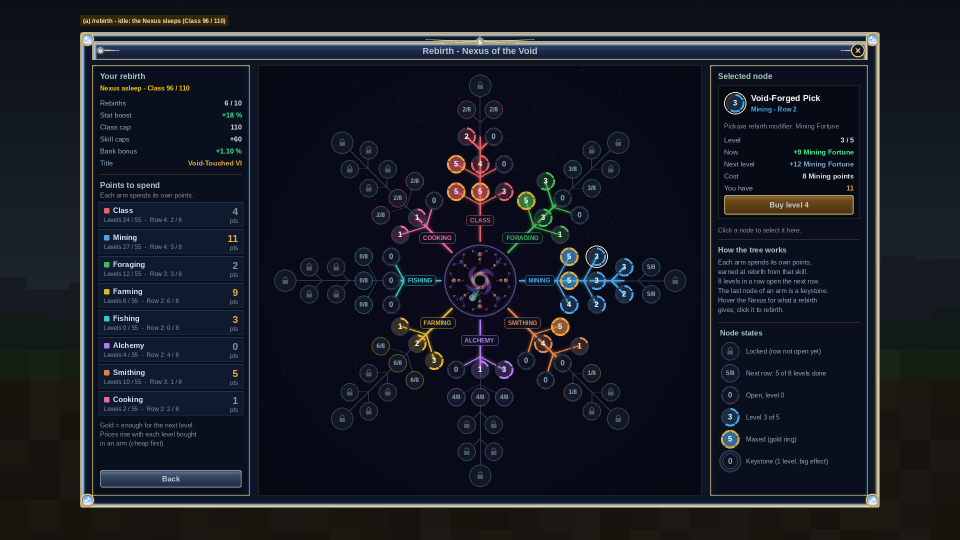
#> input picture research/cloud/rebirth-page-1013/a_idle_1080p.png, 1920 x 1080 px (shown at 1/2 size)
$ python -i make_rebirth.py   (imports and definitions only)
#> lines starting #> are read from the running program, lines starting #| are printed output that depends on the picture
#!/usr/bin/env python3
"""SkyWynn /rebirth page mockups (cloud draft 2026-10-13, paper only - nothing built).

Draws, next to this script (research/cloud/rebirth-page-1013/):
  a_idle_1080p.png            the radial tree page, nobody hovering (Nexus asleep: class not at cap)
  a_layout_annotated_1080p.png the same page with every box, radius and size marked
  b_hover_notmet_1080p.png    hovering the Nexus while a requirement is NOT met
  c_hover_met_1080p.png       hovering the Nexus with every requirement met (Nexus awake)
  d_confirm_1080p.png         after the click: the confirm step (resets / keeps / gains, 3 s count, Not yet / Rebirth)
  e_node_tooltip_1080p.png    hovering a part-levelled node (node tooltip) + a selected node in the side panel
  f_fallback_tabs_1080p.png   FALLBACK if the UI cannot place nodes freely / draw diagonal lines: one tab per arm, a row ladder
  g_check_1366x768.png        the 1366 x 768 fit check of the main page (A scaled, B unscaled)
  h_states_crop.png           1:1 and 2x: Nexus states, node states, confirm button states, plain-text tooltip fallback

Kit: the SKY WINDOW textures (art/ui-kit-sky/Common/UI/Custom/SkyyKit/*@2x.png), 9-sliced exactly like
research/cloud/ui-mockups-1013/make_mockups.py does (that file is imported for nine(), scaled(), world(), button(), the colours and
fonts, so both sets match). The Nexus picture is LOADED AT RENDER TIME from
research/cloud/icons-1013/icons/Skyy_Nexus_Of_The_Void.png, so a re-run picks up a redrawn icon.
Fonts: Liberation Sans stands in for the game's Nunito Sans / Lexend (the game font is a little wider).

Every number in the scenario (levels, points, XP, caps) is a placeholder that follows research/cloud/Rebirth-Research.md.
Deterministic: no clock, seeded randomness only; two runs give the same bytes.
Run: python3 research/cloud/rebirth-page-1013/make_rebirth.py
"""
import importlib.util
import math
import os
import random

from PIL import Image, ImageDraw, ImageFilter

HERE = os.path.dirname(os.path.abspath(__file__))
REPO = os.path.dirname(os.path.dirname(os.path.dirname(HERE)))
_spec = importlib.util.spec_from_file_location(
    "skyy_mockkit", os.path.join(REPO, "research", "cloud", "ui-mockups-1013", "make_mockups.py"))
MK = importlib.util.module_from_spec(_spec)
# [1 line not run here, left out]
# [1 line that did not run here, left out]
# [1 line that did not run here, left out]
NEXUS_PNG = os.path.join(REPO, "research", "cloud", "icons-1013", "icons", "Skyy_Nexus_Of_The_Void.png")

SW, SH = 1920, 1080

# ====================================================================== small drawing helpers
# [32 lines left out: functions T, _paste_clip, R, fit, not called in this run]


def hline(img, x, y, w, color="#E8A93B(0.35)"):
    R(img, (x, y, w, 1), color)


# [45 lines left out: functions tick, cursor, lock_glyph, glow, tag, not called in this run]


# ====================================================================== scenario (placeholders; research/cloud/Rebirth-Research.md)
ARMS = [  # name, colour, B (points formula), run XP / XP-to-cap ratio r, XP to cap (placeholder), unspent points, levels per row
    ("Class", "#e8606a", 12, 1.00, 3_000_000, 4, [[5, 5, 3], [5, 4, 0], [2, 0], [0, 0], [0]]),
    ("Mining", "#4aa6e8", 8, 2.30, 2_400_000, 11, [[5, 5, 4], [3, 3, 2], [3, 2], [0, 0], [0]]),
    ("Foraging", "#46b856", 8, 1.20, 2_400_000, 2, [[5, 3, 1], [3, 0, 0], [0, 0], [0, 0], [0]]),
    ("Farming", "#e2b532", 8, 0.60, 2_400_000, 9, [[3, 2, 1], [0, 0, 0], [0, 0], [0, 0], [0]]),
    ("Fishing", "#3cc8c8", 8, 0.10, 2_400_000, 3, [[0, 0, 0], [0, 0, 0], [0, 0], [0, 0], [0]]),
    ("Alchemy", "#b77cf0", 8, 0.30, 1_800_000, 0, [[3, 1, 0], [0, 0, 0], [0, 0], [0, 0], [0]]),
    ("Smithing", "#e0864a", 8, 0.80, 1_800_000, 5, [[5, 4, 0], [1, 0, 0], [0, 0], [0, 0], [0]]),
    ("Cooking", "#ec6aa6", 8, 0.26, 1_800_000, 1, [[1, 1, 0], [0, 0, 0], [0, 0], [0, 0], [0]]),
]
ROW_MAX = [5, 5, 5, 5, 1]          # levels per node, by row (row 5 = the keystone, 1 level)
GATE = 8                            # levels in a row that open the next row (Skyy, docs/answered/skills.md line 117)
REBIRTHS, MAX_REBIRTHS = 6, 10
CLASS_NOW = 96
CAP_NOW = 50 + 10 * REBIRTHS        # 110
STAT_NOW = 3 * REBIRTHS             # +18 %
BANK_BAL = 3_200_000
BANK_NOW = 1.10                     # percentage points stacked so far (placeholder)
NODE_NAMES = {  # examples only (Rebirth-Research 2.4: time savers + small stat boosts, no coin faucets)
    ("Mining", 1, 0): ("Void-Forged Pick", "Pickaxe rebirth modifier: Mining Fortune", "+%d Mining Fortune", 3),
    ("Smithing", 0, 1): ("Quick Hands", "Upgrade cost in /smithing", "-%d %% upgrade cost", 2),
    ("Foraging", 2, 0): ("Heartwood", "Foraging XP", "+%d %% Foraging XP", 2),
}


def run_points(B, r):
    """Rebirth-Research 2.3: floor(B * sqrt(r)); a skill under 25 % of its cap XP pays 0."""
    return 0 if r < 0.25 else int(math.floor(B * math.sqrt(r)))


def level_cost(k):
    """Rebirth-Research 2.4: the k-th level bought in one arm (k from 0) costs ceil(1.08^k)."""
    return int(math.ceil(1.08 ** k))


def arm_state(a):
    rows = a[6]
    spent = [sum(r) for r in rows]
    open_rows = 1
    for i in range(4):
        if spent[i] >= GATE:
            open_rows = i + 2
        else:
            break
    total = sum(spent)
    return dict(spent=spent, open=open_rows, total=total, cost=level_cost(total),
                gate=(spent[open_rows - 1] if open_rows < 5 else None))


ST = {a[0]: arm_state(a) for a in ARMS}
GAIN = {a[0]: run_points(a[2], a[3]) for a in ARMS}


# [4 lines left out: function next_point_xp, not called in this run]


# ====================================================================== page geometry (page-local px, 1 UI = 1 px at 1080p)
PW, PH = 1600, 952
PX, PY = (SW - PW) // 2, (SH - PH) // 2          # 160, 64
LP = (24, 66, 316, 862)                          # left panel: your rebirth + points per arm
CV = (356, 66, 888, 862)                         # the tree canvas (PanelInset)
RP = (1260, 66, 316, 862)                        # right panel: selected node + how it works + legend
TCX, TCY = CV[0] + CV[2] // 2, CV[1] + CV[3] // 2   # tree centre (800, 497) page-local = (960, 561) on screen
ROW_R = [178, 233, 288, 342, 390]                # row radii
LAT = [[-48, 0, 48], [-48, 0, 48], [-27, 27], [-27, 27], [0]]   # sideways offsets of the nodes in a row
NODE, KEY = 36, 44                               # node / keystone sizes
NEXUS_R = 72                                     # Nexus plate radius (the 128 icon sits inside)
CHIP_R = 120                                     # arm name chips
FORK = 26                                        # forks start this far before their row
ARM_DEG = [-90 + 45 * i for i in range(8)]   # arm angles (screen degrees, 0 = right, clockwise); Class straight up.
# Axis + diagonal arms line up with the 8 little branches drawn in the Nexus icon, so each spoke continues one of them.


# Where each arm points (index into ARM_DEG, clockwise from the top). Neighbours share a theme: Mining - Smithing,
# Farming - Alchemy, Fishing - Cooking. The shortest names sit on the left / right arms, where a chip lies along its spoke.
ARM_SLOT = {"Class": 0, "Foraging": 1, "Mining": 2, "Smithing": 3, "Alchemy": 4, "Farming": 5, "Fishing": 6, "Cooking": 7}


def arm_dir(i):
    a = math.radians(ARM_DEG[ARM_SLOT[ARMS[i][0]]])
    return math.cos(a), math.sin(a)


# [5 lines left out: function node_pos, not called in this run]


def spoke_pt(i, r):
    dx, dy = arm_dir(i)
    return TCX + dx * r, TCY + dy * r


# [5 lines left out: function chip_box, not called in this run]


# ====================================================================== the Nexus button
_NEX = {}


# [351 lines left out: functions nexus_icon, nexus, _dim, node_img, node_kind, canvas_bg and 10 more, not called in this run]


# ====================================================================== tooltips
TIP_W, TIP_PAD = 400, 16          # vanilla TextTooltipStyle MaxWidth 400 (tools/skyyui.py TOOLTIP_MAX_W)


# [120 lines left out: functions tip_box, nexus_tip, node_tip, plain_tip, not called in this run]


# ====================================================================== confirm step
MW, MH = 900, 610


# [68 lines left out: functions confirm_modal, hold_button, not called in this run]


# ====================================================================== fallback: tabs per arm + a row ladder (verified page size)
FW_, FH_ = 1120, 870
FCOL_W, FCOL_GAP = 136, 22
FCARD_H, FCARD_GAP = 120, 10


# [125 lines left out: functions node_card, fallback_page, not called in this run]


# ====================================================================== screens
def screen(page, ox=PX, oy=PY, caption=None):
    img = world()
    R(img, (0, 0, SW, SH), "#000000(0.45)")         # the world behind a page, dimmed (client look UNVERIFIED)
    img.alpha_composite(page, (ox, oy))
    if caption:
        tag(img, ox, max(6, oy - 34), caption)
    return img


# [24 lines left out: function annotate, not called in this run]


def check_1366(page_img):
    full = screen(page_img)
    a = full.resize((1366, 768), Image.LANCZOS)
    b = world().resize((1366, 768), Image.LANCZOS)
    R(b, (0, 0, 1366, 768), "#000000(0.45)")
    bx, by = (1366 - PW) // 2, (768 - PH) // 2      # centred, overflowing
    b.alpha_composite(page_img.crop((-bx, -by, -bx + 1366, -by + 768)), (0, 0))
    lay = Image.new("RGBA", (1366, 768), (0, 0, 0, 0))
    dl = ImageDraw.Draw(lay)
    dl.rectangle((0, 0, 1365, 767), outline=(255, 48, 48, 255), width=4)
    b.alpha_composite(lay)
    tag(b, 20, 20, "page 1600 x 952 > screen: %d px cut on each side, %d px top and bottom" % (-bx, -by), "#5a1818(0.92)", "#ffd0d0", 13)
    out = Image.new("RGBA", (1366 * 2 + 60, 768 + 150), col("#10161f"))
    out.alpha_composite(a, (20, 96))
    out.alpha_composite(b, (1366 + 40, 96))
    s = 768 / 1080.0
    T(out, (20, 18), "1366 x 768 CHECK - the main /rebirth page", 18, "#ffe2a8", True)
    T(out, (20, 48), "A  The client scales the UI to the screen height (x %.3f): page %d x %d fits (%d px spare each side). Smallest text 12 -> %.1f px, "
      "node digit 15 -> %.1f px, node 36 -> %.0f px." % (s, round(PW * s), round(PH * s), (1366 - round(PW * s)) // 2, 12 * s, 15 * s, 36 * s),
      13, "#e6e6e6")
    T(out, (20, 70), "B  The client does NOT scale (worst case, 1 UI = 1 px): the page is larger than the screen - true of every page we have "
      "(1120 x 930). The fallback page (1120 x 870) fits the width but not the height either.", 13, "#e6e6e6")
    T(out, (20, 96 + 768 + 16), "A: same as a_idle_1080p.png, scaled down.", 12, "#ffd0a0", True)
    T(out, (1366 + 40, 96 + 768 + 16), "B: centred page, cut at the red line.", 12, "#ffd0a0", True)
    return out


# [57 lines left out: function states_crop, not called in this run]


def save(img, name):
    img.convert("RGB").save(os.path.join(HERE, name), "PNG", optimize=False)


# [58 lines left out: function main, not called in this run]


# [2 lines not run here, left out]

>>> import cv2
>>> picture = cv2.imread('a_idle_1080p.png', cv2.IMREAD_GRAYSCALE)
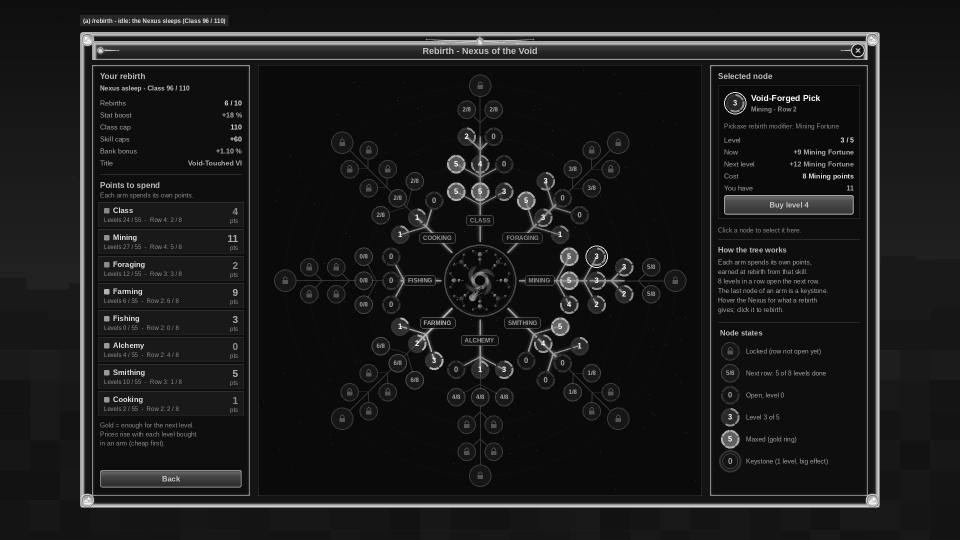
#> picture: shape (1080, 1920) (shown at 1/2 size); min 1, max 255, mean 27.2
>>> result = check_1366(picture)
#> (the run stopped early here; a loop or call above may not have finished)

$ run again, on research/cloud/rebirth-page-1013/f_fallback_tabs_1080p.png
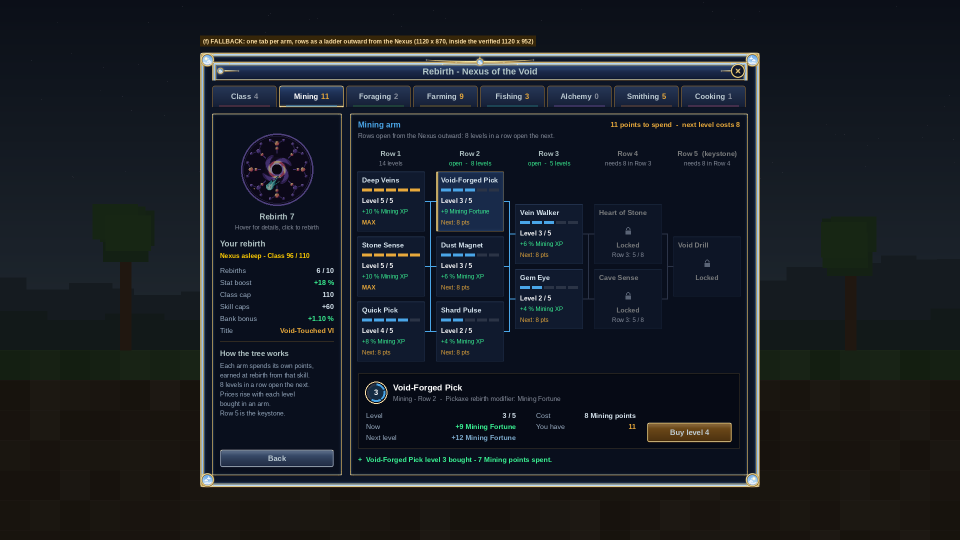
#> input picture research/cloud/rebirth-page-1013/f_fallback_tabs_1080p.png, 1920 x 1080 px (shown at 1/2 size)
#> `picture = cv2.imread('a_idle_1080p.png', cv2.IMREAD_GRAYSCALE)`:
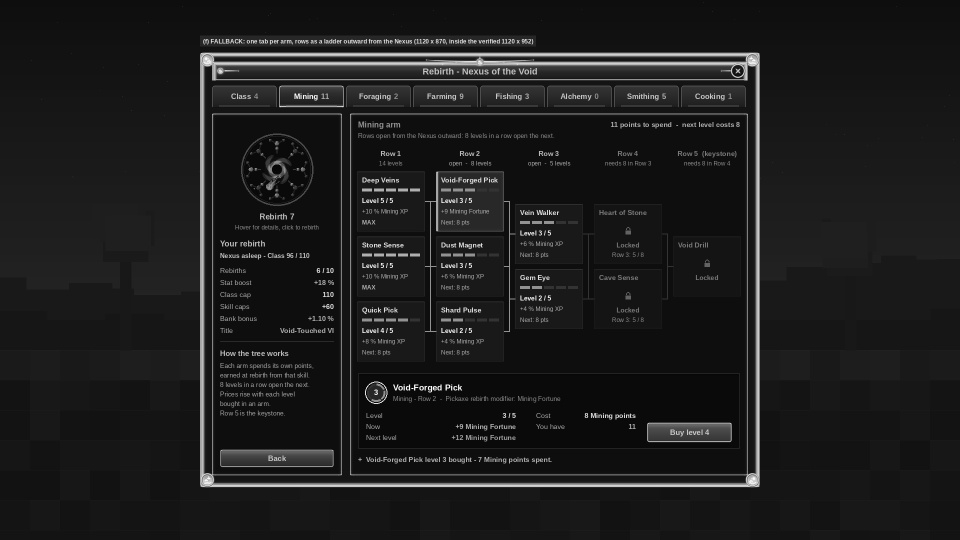
#> picture: shape (1080, 1920) (shown at 1/2 size); min 1, max 255, mean 28.4
